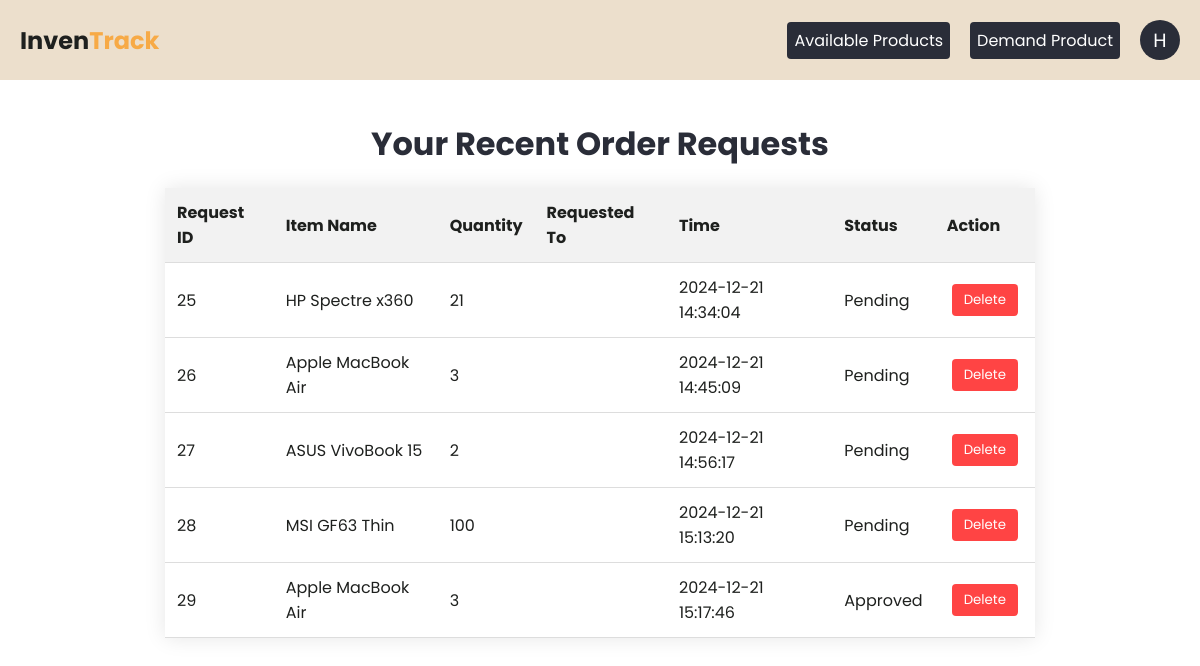
Page /pages/user/home.php (signed in) on the committed database.
### tables this page shows
CREATE TABLE `client_requests` (
  `request_id` int(11) NOT NULL,
  `product` varchar(100) NOT NULL,
  `quantity` int(11) NOT NULL,
  `created_at` timestamp NOT NULL DEFAULT current_timestamp(),
  `total_price` float NOT NULL,
  `price` float NOT NULL,
  `created_by` varchar(50) NOT NULL,
  `status` enum('Pending','Approved','Cancelled','') NOT NULL DEFAULT 'Pending',
  `request_type` enum('stock in','stock out') DEFAULT 'stock out'
);

### pages/user/home.php (the view, shortened to what this page needs)
<?php
require '../../config.php';
$sql = "SELECT * FROM client_requests WHERE created_by = '" . $_SESSION['first_name'] . " " . $_SESSION['last_name'] . "'";
$result = mysqli_query($conn, $sql);
?>
<!DOCTYPE html>
<html lang="en">
<head>
    <link rel="stylesheet" href="../../assets/css/admin-dashboard.css" />
    <link rel="stylesheet" href="https://cdnjs.cloudflare.com/ajax/libs/font-awesome/6.0.0-beta3/css/all.min.css">
</head>
<body>
    <nav>
        <ul class="navbar">
            <li>
                <h1>Inven<span style="color: rgb(247, 170, 70)">Track</span></h1>
            </li>
            <ul class="nav-links">
                <li><a class="create-admin" href="available-products.php">Available Products</a></li>
                <li><a class="create-admin" href="create-request.php">Demand Product</a></li>
                <li style="position: relative;">
                    <div class="profile-circle" style="width: 40px; height: 40px; background-color: #2a2d38; border-radius: 50%; display: flex; align-items: center; justify-content: center; cursor: pointer;">
                        <span style="color: white; font-size: 1.2rem;">
                            <?php echo strtoupper(substr($_SESSION['first_name'], 0, 1)); ?>
                        </span>
                    </div>
                </li>
            </ul>
        </ul>
    </nav>
    <div class="main-content">
        <div class="widget">
            <h2>Your Recent Order Requests</h2>
            <table>
                <thead>
                    <tr>
                        <th>Request ID</th>
                        <th>Item Name</th>
                        <th>Quantity</th>
                        <th>Requested To</th>
                        <th>Time</th>
                        <th>Status</th>
                        <th>Action</th>
                    </tr>
                </thead>
                <tbody>
                    <?php
                    if (mysqli_num_rows($result) > 0) {
                        while ($row = mysqli_fetch_assoc($result)) {
                            echo "<tr>";
                            echo "<td>" . $row['request_id'] . "</td>";
                            echo "<td>" . $row['product'] . "</td>";
                            echo "<td>" . $row['quantity'] . "</td>";
                            echo "<td>" . $row['requested_to'] . "</td>";
                            echo "<td>" . $row['created_at'] . "</td>";
                            echo "<td>" . $row['status'] . "</td>";
                            echo "<td>";
                            echo "<form method='POST' onsubmit='return confirm(\"Are you sure you want to delete this request?\")'>";
                            echo "<button type='submit' class='delete-btn'>Delete</button>";
                            echo "</form>";
                            echo "</td>";
                            echo "</tr>";
                        }
                    } else {
                        echo "<tr><td colspan='6' style='text-align: center; color: red;'>No requests found</td></tr>";
                    }
                    ?>
                </tbody>
            </table>
        </div>
    </div>
</body>
</html>

### assets/css/admin-dashboard.css (style rules this page uses)
* { font-family: Poppins; margin: 0; padding: 0; box-sizing: border-box; }
.navbar { list-style: none; display: flex; justify-content: space-between; align-items: center; padding: 10px 20px; background-color: #ECDFCC; height: 80px; z-index: 1; }
li { color: #1E201E; }
nav { z-index: 1; width: 100%; }
table { width: 100%; border-collapse: collapse; background-color: #fff; box-shadow: 0 0 20px rgba(0, 0, 0, 0.1); }
th, td { padding: 12px; text-align: left; border-bottom: 1px solid #ddd; color: #1E201E; }
th { background-color: #f2f2f2; font-weight: bold; }
.edit-btn, .delete-btn { padding: 5px 10px; margin: 0 5px; border: none; cursor: pointer; border-radius: 3px; }
.delete-btn { background-color: #f44336; color: white; }

### pages/user/home.php (style rules this page uses)
.nav-links { display: flex; flex-direction: row; gap: 20px; list-style: none; padding: 0; margin: 0; align-items: center; justify-content: center; }
table { width: 75%; margin: 0 auto; }
.create-admin { text-decoration: none; color: white; font-size: 1rem; padding: 0; background-color: #2a2d38; padding: 7px; border-radius: 4px; transition: 0.3s ease-in; }
.main-content { margin-top: 20px; padding: 20px; border-radius: 8px; }
.widget h2 { text-align: center; font-size: 2rem; color: #2a2d38; margin-bottom: 20px; }
.delete-btn { background-color: #ff4444; color: white; border: none; padding: 6px 12px; border-radius: 4px; cursor: pointer; transition: background-color 0.3s ease; }

### rows in the picture
client_requests: request_id "25", product "HP Spectre x360", quantity "21", created_at "2024-12-21 14:34:04", status "Pending"
client_requests: request_id "26", product "Apple MacBook Air", quantity "3", created_at "2024-12-21 14:45:09", status "Pending"
client_requests: request_id "27", product "ASUS VivoBook 15", quantity "2", created_at "2024-12-21 14:56:17", status "Pending"
client_requests: request_id "28", product "MSI GF63 Thin", quantity "100", created_at "2024-12-21 15:13:20", status "Pending"
client_requests: request_id "29", product "Apple MacBook Air", quantity "3", created_at "2024-12-21 15:17:46", status "Approved"

### other values in the picture
substr($_SESSION['first_name'], 0, 1) "H"
